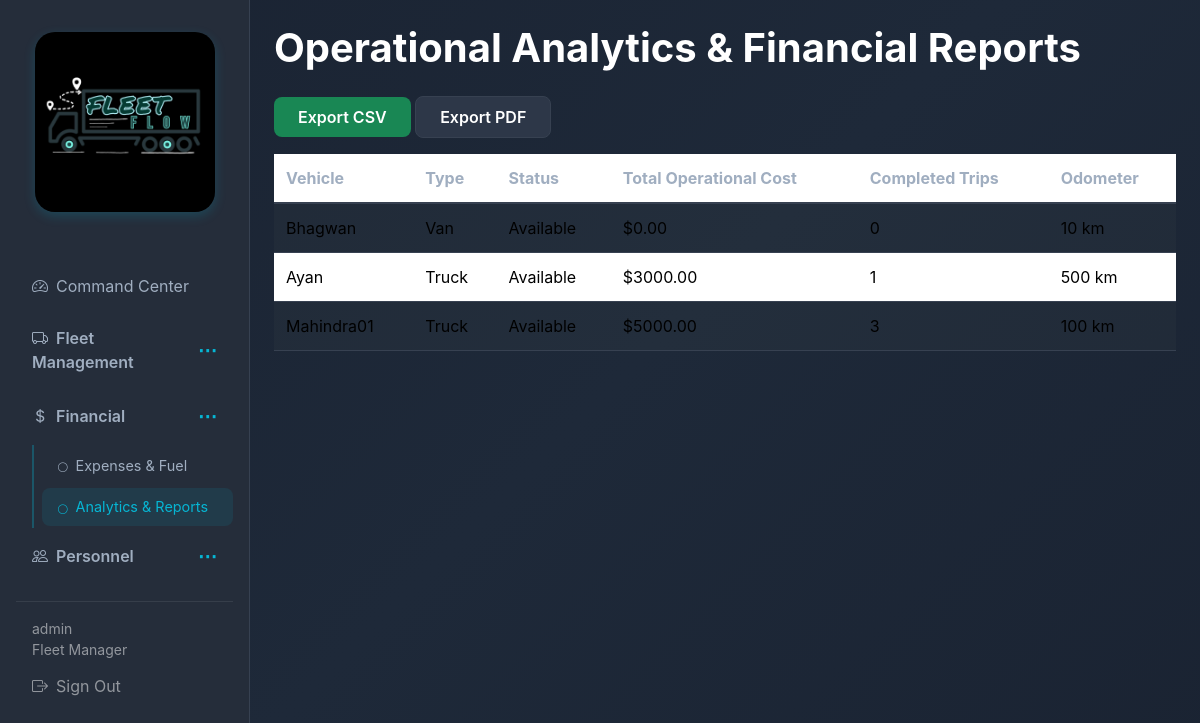
Page /reports/ (signed in) on the committed database.
### fleet/models.py (models this page shows, shortened)
class User(AbstractUser):
    class Role(models.TextChoices):
        FLEET_MANAGER = 'FLEET_MANAGER', 'Fleet Manager'
        DISPATCHER = 'DISPATCHER', 'Dispatcher'
        SAFETY_OFFICER = 'SAFETY_OFFICER', 'Safety Officer'
        FINANCIAL_ANALYST = 'FINANCIAL_ANALYST', 'Financial Analyst'
    role = models.CharField(max_length=32, choices=Role.choices, default=Role.FLEET_MANAGER)

class Vehicle(models.Model):
    class Type(models.TextChoices):
        TRUCK = 'TRUCK', 'Truck'
        VAN = 'VAN', 'Van'
        BIKE = 'BIKE', 'Bike'
    class Status(models.TextChoices):
        AVAILABLE = 'AVAILABLE', 'Available'
        ON_TRIP = 'ON_TRIP', 'On Trip'
        IN_SHOP = 'IN_SHOP', 'In Shop'
        OUT_OF_SERVICE = 'OUT_OF_SERVICE', 'Out of Service'
    name = models.CharField(max_length=255)
    model_name = models.CharField(max_length=255)
    license_plate = models.CharField(max_length=32, unique=True)
    vehicle_type = models.CharField(max_length=16, choices=Type.choices)
    max_load_capacity = models.FloatField(validators=[MinValueValidator(0)])
    odometer = models.FloatField(default=0, validators=[MinValueValidator(0)])
    status = models.CharField(max_length=32, choices=Status.choices, default=Status.AVAILABLE)
    is_out_of_service = models.BooleanField(default=False)
    created_at = models.DateTimeField(auto_now_add=True)
    updated_at = models.DateTimeField(auto_now=True)
    class Meta:
        ordering = ['-created_at']

### fleet/views.py (the view)
# urls.py: path('reports/', views.reports, name='reports'),
@login_required
def reports(request):
    vehicles = Vehicle.objects.all()
    trips = Trip.objects.all()
    analytics = []
    for vehicle in vehicles:
        total_cost = Expense.objects.filter(
            vehicle=vehicle,
            expense_type__in=[Expense.Type.FUEL, Expense.Type.MAINTENANCE, Expense.Type.REPAIR]
        ).aggregate(total=Sum('amount'))['total'] or 0
        completed_trips = vehicle.trips.filter(status=Trip.Status.COMPLETED).count()
        analytics.append({
            'vehicle': vehicle,
            'total_operational_cost': total_cost,
            'completed_trips': completed_trips,
            'odometer': vehicle.odometer,
        })
    return render(request, 'fleet/reports.html', {'analytics': analytics})

### templates/fleet/reports.html (shortened to what this page needs)
{% extends 'base.html' %}
{% block content %}
<h1 class="mb-4">Operational Analytics & Financial Reports</h1>
<div class="mb-3">
  <a href="{% url 'fleet:export_csv' %}" class="btn btn-success">Export CSV</a>
  <a href="{% url 'fleet:export_pdf' %}" class="btn btn-outline-secondary">Export PDF</a>
</div>
<div class="table-responsive">
  <table class="table table-striped">
    <thead><tr><th>Vehicle</th><th>Type</th><th>Status</th><th>Total Operational Cost</th><th>Completed Trips</th><th>Odometer</th></tr></thead>
    <tbody>
      {% for a in analytics %}
      <tr>
        <td>{{ a.vehicle.name }}</td>
        <td>{{ a.vehicle.get_vehicle_type_display }}</td>
        <td>{{ a.vehicle.get_status_display }}</td>
        <td>${{ a.total_operational_cost|floatformat:2 }}</td>
        <td>{{ a.completed_trips }}</td>
        <td>{{ a.odometer|floatformat:0 }} km</td>
      </tr>
      {% empty %}
      <tr><td colspan="6" class="text-center text-muted">No data.</td></tr>
      {% endfor %}
    </tbody>
  </table>
</div>
{% endblock %}

### templates/base.html (shortened to what this page needs)
{% load static %}
<!DOCTYPE html>
<html lang="en">
<head>
  <link href="https://cdn.jsdelivr.net/npm/bootstrap@5.3.2/dist/css/bootstrap.min.css" rel="stylesheet">
  <link rel="stylesheet" href="https://cdn.jsdelivr.net/npm/bootstrap-icons@1.11.1/font/bootstrap-icons.css">
  <link rel="stylesheet" href="{% static 'css/style.css' %}">
</head>
<body>
  <div class="{% if user.is_authenticated %}d-flex{% endif %}">
    {% if user.is_authenticated %}
    <nav class="sidebar col-md-2 col-lg-2 d-md-block p-3" id="sidebar">
      <div class="logo-container d-none d-md-block">
        <img src="{% static 'images/fleetflow-logo.png' %}" alt="FleetFlow Logo">
      </div>
      <ul class="nav flex-column">
        <li class="nav-item">
          <a class="nav-link {% if request.resolver_match.url_name == 'dashboard' %}active{% endif %}" href="{% url 'fleet:dashboard' %}">
            <i class="bi bi-speedometer2 me-2"></i>Command Center
          </a>
        </li>
        <li class="nav-item">
          <div class="nav-section-header {% if 'vehicle' in request.resolver_match.url_name or 'trip' in request.resolver_match.url_name or 'maintenance' in request.resolver_match.url_name %}not collapsed{% else %}collapsed{% endif %}" data-toggle="collapse" data-target="#fleetSection">
            <span class="nav-link d-flex justify-content-between align-items-center" style="cursor: pointer;">
              <span><i class="bi bi-truck me-2"></i>Fleet Management</span>
              <span class="dots-toggle">⋯</span>
            </span>
          </div>
        </li>
        <li class="nav-item">
          <div class="nav-section-header {% if 'expense' in request.resolver_match.url_name or 'reports' in request.resolver_match.url_name %}not collapsed{% else %}collapsed{% endif %}" data-toggle="collapse" data-target="#financialSection">
            <span class="nav-link d-flex justify-content-between align-items-center" style="cursor: pointer;">
              <span><i class="bi bi-currency-dollar me-2"></i>Financial</span>
              <span class="dots-toggle">⋯</span>
            </span>
          </div>
          <div class="collapse {% if 'expense' in request.resolver_match.url_name or 'reports' in request.resolver_match.url_name %}show{% endif %}" id="financialSection">
            <ul class="nav flex-column ms-3">
              <li class="nav-item"><a class="nav-link {% if 'expense' in request.resolver_match.url_name %}active{% endif %}" href="{% url 'fleet:expense_list' %}"><i class="bi bi-circle me-2" style="font-size: 0.6rem;"></i>Expenses & Fuel</a></li>
              <li class="nav-item"><a class="nav-link {% if 'reports' in request.resolver_match.url_name %}active{% endif %}" href="{% url 'fleet:reports' %}"><i class="bi bi-circle me-2" style="font-size: 0.6rem;"></i>Analytics & Reports</a></li>
            </ul>
          </div>
        </li>
        <li class="nav-item">
          <div class="nav-section-header {% if 'driver' in request.resolver_match.url_name %}not collapsed{% else %}collapsed{% endif %}" data-toggle="collapse" data-target="#personnelSection">
            <span class="nav-link d-flex justify-content-between align-items-center" style="cursor: pointer;">
              <span><i class="bi bi-people me-2"></i>Personnel</span>
              <span class="dots-toggle">⋯</span>
            </span>
          </div>
        </li>
      </ul>
      <hr class="border-secondary">
      <div class="text-white-50 small px-3">{{ user.get_full_name|default:user.username }}</div>
      <div class="text-white-50 small px-3">{{ user.get_role_display }}</div>
      <a class="nav-link text-white-50" href="{% url 'fleet:logout' %}"><i class="bi bi-box-arrow-right me-2"></i>Sign Out</a>
    </nav>
    {% endif %}
    <main class="{% if user.is_authenticated %}main-content flex-grow-1 p-4{% else %}container py-5{% endif %}">
      {% block content %}{% endblock %}
    </main>
  </div>
</body>
</html>

### static/css/style.css (style rules this page uses)
:root { --bg-primary: #1a2332; --bg-secondary: #252d3a; --bg-input: #2d3748; --text-primary: #ffffff; --text-secondary: #a0aec0; --accent-blue: #3b82f6; --accent-cyan: #06b6d4; --border-color: #374151; }
* { transition: background-color 0.2s ease, color 0.2s ease, border-color 0.2s ease; }
body { background: linear-gradient(135deg, #1a2332 0%, #1e2939 50%, #1a2332 100%); color: var(--text-primary); min-height: 100vh; animation: fadeIn 0.5s ease-in; font-family: -apple-system, BlinkMacSystemFont, 'Segoe UI', Roboto, sans-serif; }
.sidebar { min-height: 100vh; background: var(--bg-secondary); border-right: 1px solid var(--border-color); position: fixed; left: 0; top: 0; height: 100vh; transform: translateX(-100%); transition: transform 0.3s ease-in-out; z-index: 1040; overflow-y: auto; width: 250px; }
.sidebar .nav-link { color: var(--text-secondary); border-radius: 8px; margin: 2px 0; transition: all 0.2s; padding: 0.75rem 1rem; display: block; text-decoration: none; }
.sidebar .nav-link:hover, .sidebar .nav-link.active { color: var(--accent-cyan); background: rgba(6, 182, 212, 0.1); }
.nav-section-header .nav-link { font-weight: 600; }
.dots-toggle { font-size: 1.2rem; color: var(--accent-cyan); font-weight: bold; transition: transform 0.3s ease; user-select: none; }
.nav-section-header.collapsed .dots-toggle { transform: rotate(0deg); }
.nav ul.nav { border-left: 2px solid rgba(6, 182, 212, 0.3); padding-left: 0.5rem; margin-left: 0.5rem; }
.nav ul.nav .nav-link { padding: 0.5rem 1rem; font-size: 0.9rem; }
.main-content { background: transparent; min-height: 100vh; width: 100%; }
.logo-container { text-align: center; padding: 1rem 0; margin-bottom: 2rem; }
.logo-container img { max-width: 180px; height: auto; border-radius: 20px; box-shadow: 0 4px 12px rgba(6, 182, 212, 0.2); transition: transform 0.3s ease, box-shadow 0.3s ease; }
.btn { padding: 0.5rem 1.5rem; border-radius: 8px; border: none; font-weight: 600; cursor: pointer; transition: all 0.3s ease; text-decoration: none; display: inline-block; }
.btn-outline-secondary, .btn-secondary { background: var(--bg-input); border: 1px solid var(--border-color); color: var(--text-primary); }
.table { color: var(--text-primary); width: 100%; border-collapse: collapse; }
.table-striped > tbody > tr:nth-of-type(odd) > td { background-color: rgba(255, 255, 255, 0.03); }
.table thead th { border-bottom: 2px solid var(--border-color); color: var(--text-secondary); padding: 0.75rem; text-align: left; }
.table td, .table th { border-color: var(--border-color); padding: 0.75rem; border-bottom: 1px solid var(--border-color); }
.table-responsive { overflow-x: auto; }
h1, h2, h3, h4, h5, h6 { color: var(--text-primary); font-weight: 700; }
.nav-link { animation: slideInRight 0.4s ease-out; animation-fill-mode: both; }
.nav-link:nth-child(1) { animation-delay: 0.1s; }
.nav-link:nth-child(7) { animation-delay: 0.4s; }
@media (min-width: 768px) { .sidebar { position: relative; transform: translateX(0); } }
@media (min-width: 768px) { .main-content { margin-left: 0; } }
.d-flex { display: flex; }
.justify-content-between { justify-content: space-between; }
.align-items-center { align-items: center; }
.mb-3 { margin-bottom: 1rem; }
.mb-4 { margin-bottom: 1.5rem; }
.p-3 { padding: 1rem; }
.p-4 { padding: 1.5rem; }

### rows in the picture
User: get_full_name "admin", role "Fleet Manager"
Vehicle: vehicle.name "Bhagwan", vehicle.vehicle_type "Van", vehicle.status "Available", total_operational_cost "0.00", completed_trips "0", odometer "10"
Vehicle: vehicle.name "Ayan", vehicle.vehicle_type "Truck", vehicle.status "Available", total_operational_cost "3000.00", completed_trips "1", odometer "500"
Vehicle: vehicle.name "Mahindra01", vehicle.vehicle_type "Truck", vehicle.status "Available", total_operational_cost "5000.00", completed_trips "3", odometer "100"
